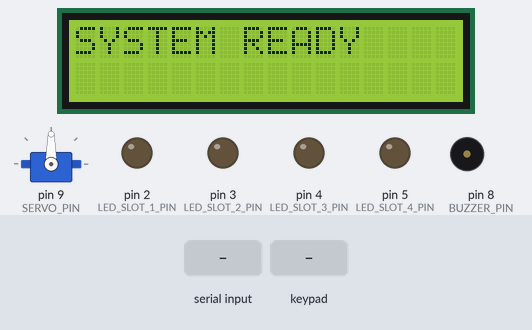
Simulated run of this sketch. Board: Arduino Uno, built with avr-gcc and run on an emulated ATmega328P. On the bench: 16×2 character LCD, servo, output pins drawn as LEDs (lit = HIGH), buzzer (waves = sounding, pin HIGH). The test bench sets the inputs (shaded band). What the sketch prints to the serial monitor is not drawn.

Above: at 1.2 s.
1.3 s: "OPEN_SLOT_1\n" received over Serial
At 2.9 s:
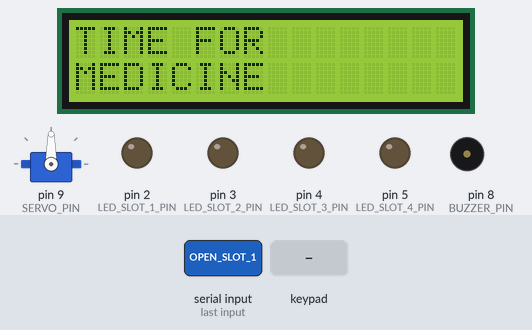
3.8 s: keypad keys 1 2 3 4 # pressed 0.4 s apart
At 7.1 s:
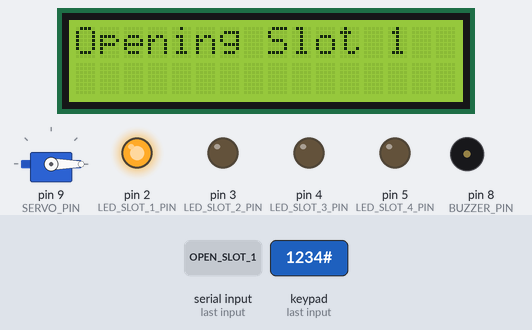
7.3 s: "OPEN_SLOT_2\n" received over Serial
10.3 s: keypad keys 1 0 1 1 1 2 1 3 pressed 0.4 s apart
At 14.6 s:
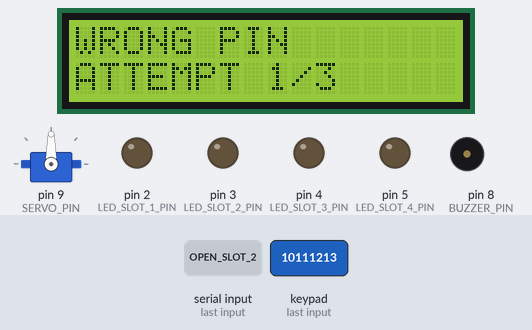
16.5 s: keypad keys 1 0 1 1 1 2 1 3 # pressed 0.4 s apart
At 22.9 s:
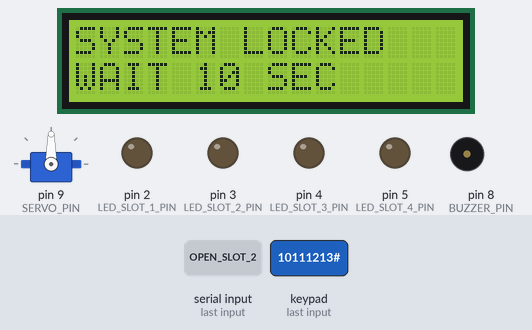
Timing chart, 0 to 24.0 s (numbered marks = the images above; inputs shaded):
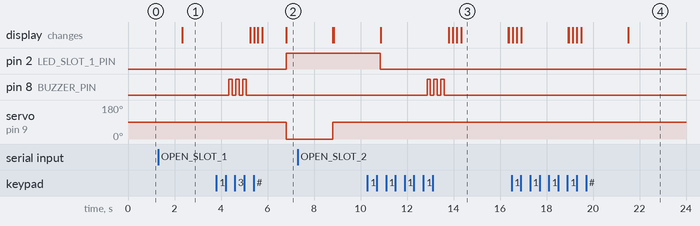

The sketch:

smart_medicine_box.ino
```cpp
#include <Adafruit_LiquidCrystal.h>
#include <Servo.h>
#include <Keypad.h>

Adafruit_LiquidCrystal lcd(0);
Servo slotServo;

const int SERVO_PIN = 9;
const int SLOT_1_ANGLE = 0;
const int SLOT_2_ANGLE = 60;
const int SLOT_3_ANGLE = 120;
const int SLOT_4_ANGLE = 180;
const int SERVO_REST_ANGLE = 90;

const int LED_SLOT_1_PIN = 2;
const int LED_SLOT_2_PIN = 3;
const int LED_SLOT_3_PIN = 4;
const int LED_SLOT_4_PIN = 5;

const int BUZZER_PIN = 8;

const byte KEYPAD_ROWS = 4;
const byte KEYPAD_COLS = 4;

char keys[KEYPAD_ROWS][KEYPAD_COLS] = {
  {'1', '2', '3', 'A'},
  {'4', '5', '6', 'B'},
  {'7', '8', '9', 'C'},
  {'*', '0', '#', 'D'}
};

byte rowPins[KEYPAD_ROWS] = {10, 11, 12, 13};
byte colPins[KEYPAD_COLS] = {A0, A1, A2, A3};

Keypad keypad = Keypad(makeKeymap(keys), rowPins, colPins, KEYPAD_ROWS, KEYPAD_COLS);

const char CORRECT_PIN[5] = "1234";
const int PIN_LENGTH = 4;

char enteredPin[PIN_LENGTH + 1];
int pinIndex = 0;

const int MAX_PIN_ATTEMPTS = 3;
int failedAttempts = 0;

const unsigned long CONFIRMATION_TIMEOUT_MS = 10000;
unsigned long confirmationStartTime = 0;

const int SERIAL_COMMAND_MAX_LENGTH = 20;
char serialCommandBuffer[SERIAL_COMMAND_MAX_LENGTH + 1];
int serialCommandLength = 0;

const unsigned long SERIAL_COMMAND_IDLE_MS = 1000;
unsigned long lastSerialByteTime = 0;

enum SystemState {
  STATE_IDLE,
  STATE_REMINDER,
  STATE_WAITING_FOR_PIN,
  STATE_OPENING_SLOT,
  STATE_WAITING_CONFIRMATION
};

SystemState currentState = STATE_IDLE;
bool idleScreenShown = false;

int currentSlot = 1;

void turnOffAllLeds() {
  digitalWrite(LED_SLOT_1_PIN, LOW);
  digitalWrite(LED_SLOT_2_PIN, LOW);
  digitalWrite(LED_SLOT_3_PIN, LOW);
  digitalWrite(LED_SLOT_4_PIN, LOW);
}

void showActiveSlotLed(int slotNumber) {
  turnOffAllLeds();

  switch (slotNumber) {
    case 1:
      digitalWrite(LED_SLOT_1_PIN, HIGH);
      break;
    case 2:
      digitalWrite(LED_SLOT_2_PIN, HIGH);
      break;
    case 3:
      digitalWrite(LED_SLOT_3_PIN, HIGH);
      break;
    case 4:
      digitalWrite(LED_SLOT_4_PIN, HIGH);
      break;
  }
}

void playReminderSound() {
  for (int i = 0; i < 3; i++) {
    digitalWrite(BUZZER_PIN, HIGH);
    delay(150);
    digitalWrite(BUZZER_PIN, LOW);
    delay(150);
  }
}

void showEnterPinScreen() {
  lcd.clear();
  lcd.setCursor(0, 0);
  lcd.print("ENTER PIN");
  lcd.setCursor(0, 1);
  lcd.print("----");
}

void resetPinInput() {
  pinIndex = 0;
  enteredPin[0] = '\0';
  showEnterPinScreen();
}

void openSlot(int slotNumber) {
  int angle;

  switch (slotNumber) {
    case 1:
      angle = SLOT_1_ANGLE;
      break;
    case 2:
      angle = SLOT_2_ANGLE;
      break;
    case 3:
      angle = SLOT_3_ANGLE;
      break;
    case 4:
      angle = SLOT_4_ANGLE;
      break;
    default:
      angle = SLOT_1_ANGLE;
      break;
  }

  lcd.clear();
  lcd.setCursor(0, 0);
  lcd.print("Opening Slot ");
  lcd.print(slotNumber);

  showActiveSlotLed(slotNumber);

  slotServo.write(angle);
  delay(2000);

  slotServo.write(SERVO_REST_ANGLE);
}

void checkPin() {
  lcd.clear();

  if (strcmp(enteredPin, CORRECT_PIN) == 0) {
    lcd.setCursor(0, 0);
    lcd.print("ACCESS");
    lcd.setCursor(0, 1);
    lcd.print("GRANTED");
    delay(1000);

    failedAttempts = 0;
    currentState = STATE_OPENING_SLOT;
  } else {
    failedAttempts++;

    lcd.setCursor(0, 0);
    lcd.print("WRONG PIN");
    lcd.setCursor(0, 1);
    lcd.print("ATTEMPT ");
    lcd.print(failedAttempts);
    lcd.print("/3");
    delay(2000);

    if (failedAttempts >= MAX_PIN_ATTEMPTS) {
      lcd.clear();
      lcd.setCursor(0, 0);
      lcd.print("SYSTEM LOCKED");
      lcd.setCursor(0, 1);
      lcd.print("WAIT 10 SEC");
      delay(10000);

      failedAttempts = 0;
    }

    resetPinInput();
  }
}

void handleIdleState() {
  if (!idleScreenShown) {
    lcd.clear();
    lcd.setCursor(0, 0);
    lcd.print("SYSTEM READY");
    idleScreenShown = true;
  }
}

void handleReminderState() {
  lcd.clear();
  lcd.setCursor(0, 0);
  lcd.print("TIME FOR");
  lcd.setCursor(0, 1);
  lcd.print("MEDICINE");
  delay(2000);

  playReminderSound();

  resetPinInput();
  currentState = STATE_WAITING_FOR_PIN;
}

void handlePinState() {
  char key = keypad.getKey();

  if (key == NO_KEY) {
    return;
  }

  if (key < '0' || key > '9') {
    return;
  }

  if (pinIndex >= PIN_LENGTH) {
    return;
  }

  enteredPin[pinIndex] = key;
  pinIndex++;
  enteredPin[pinIndex] = '\0';

  lcd.setCursor(pinIndex - 1, 1);
  lcd.print("*");

  if (pinIndex == PIN_LENGTH) {
    checkPin();
  }
}

void handleOpeningState() {
  openSlot(currentSlot);

  lcd.clear();
  lcd.setCursor(0, 0);
  lcd.print("PRESS #");

  confirmationStartTime = millis();
  currentState = STATE_WAITING_CONFIRMATION;
}

void handleConfirmationState() {
  char key = keypad.getKey();

  if (key == '#') {
    lcd.clear();
    lcd.setCursor(0, 0);
    lcd.print("THANK YOU");
    delay(2000);

    turnOffAllLeds();
    Serial.println("DOSE_TAKEN");
    currentState = STATE_IDLE;
    idleScreenShown = false;
    return;
  }

  if (millis() - confirmationStartTime >= CONFIRMATION_TIMEOUT_MS) {
    lcd.clear();
    lcd.setCursor(0, 0);
    lcd.print("MISSED DOSE");
    delay(2000);

    turnOffAllLeds();
    Serial.println("MISSED_DOSE");
    currentState = STATE_IDLE;
    idleScreenShown = false;
  }
}

void processSerialCommand(const char *command) {
  int requestedSlot = 0;

  if (strcmp(command, "OPEN_SLOT_1") == 0) {
    requestedSlot = 1;
  } else if (strcmp(command, "OPEN_SLOT_2") == 0) {
    requestedSlot = 2;
  } else if (strcmp(command, "OPEN_SLOT_3") == 0) {
    requestedSlot = 3;
  } else if (strcmp(command, "OPEN_SLOT_4") == 0) {
    requestedSlot = 4;
  }

  if (requestedSlot == 0) {
    Serial.println("UNKNOWN_COMMAND");
    return;
  }

  currentSlot = requestedSlot;
  pinIndex = 0;
  enteredPin[0] = '\0';
  idleScreenShown = false;
  currentState = STATE_REMINDER;

  switch (requestedSlot) {
    case 1:
      Serial.println("OK_SLOT_1");
      break;
    case 2:
      Serial.println("OK_SLOT_2");
      break;
    case 3:
      Serial.println("OK_SLOT_3");
      break;
    case 4:
      Serial.println("OK_SLOT_4");
      break;
  }
}

void handleSerialCommands() {
  while (Serial.available() > 0) {
    char incomingChar = Serial.read();

    if (incomingChar == '\n' || incomingChar == '\r') {
      continue;
    }

    if (serialCommandLength < SERIAL_COMMAND_MAX_LENGTH) {
      serialCommandBuffer[serialCommandLength] = incomingChar;
      serialCommandLength++;
    }

    lastSerialByteTime = millis();
  }

  if (serialCommandLength > 0 && millis() - lastSerialByteTime >= SERIAL_COMMAND_IDLE_MS) {
    serialCommandBuffer[serialCommandLength] = '\0';
    processSerialCommand(serialCommandBuffer);
    serialCommandLength = 0;
    serialCommandBuffer[0] = '\0';
  }
}

void setup() {
  Serial.begin(9600);

  lcd.begin(16, 2);
  lcd.setBacklight(1);

  slotServo.attach(SERVO_PIN);
  slotServo.write(SERVO_REST_ANGLE);

  pinMode(LED_SLOT_1_PIN, OUTPUT);
  pinMode(LED_SLOT_2_PIN, OUTPUT);
  pinMode(LED_SLOT_3_PIN, OUTPUT);
  pinMode(LED_SLOT_4_PIN, OUTPUT);

  pinMode(BUZZER_PIN, OUTPUT);
  digitalWrite(BUZZER_PIN, LOW);

  turnOffAllLeds();

  currentState = STATE_IDLE;
}

void loop() {
  handleSerialCommands();

  switch (currentState) {
    case STATE_IDLE:
      handleIdleState();
      break;

    case STATE_REMINDER:
      handleReminderState();
      break;

    case STATE_WAITING_FOR_PIN:
      handlePinState();
      break;

    case STATE_OPENING_SLOT:
      handleOpeningState();
      break;

    case STATE_WAITING_CONFIRMATION:
      handleConfirmationState();
      break;
  }
}
```

Measured:
- after the input at 1.3 s, the display: changes after 1.0 s (image 1)
- after the input at 3.8 s, pin 2 (LED_SLOT_1_PIN): LOW → HIGH after 3.0 s; servo on pin 9 (SERVO_PIN): 90° → 0° after 3.0 s; the display: first changes after 1.4 s (image 2 shows a later state)
- after the input at 10.3 s, the display: first differs from a run without the input after 3.5 s (image 3 shows a later state)
- what the display in image 3 shows lasts 2.1 s, from 14.3 s to 16.4 s
